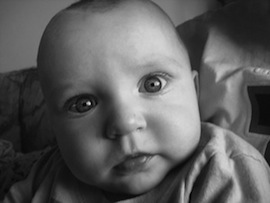
//> input picture opencv/photo.jpg, 270 x 203 px
$ ./Unsharp_Mask photo.jpg   (built with g++ and OpenCV 4)
//> lines starting //> are read from the running program, lines starting //| are printed output that depends on the picture
#include <cv.h>
#include <cvaux.h>
#include <highgui.h>

using namespace cv;

void UnsharpFilter( Mat const& input_image, Mat& output_image, double sigma, double alpha ){

   //set kernel size
   int kernel_size = 5*sigma;
   Size kernel( kernel_size, kernel_size);

   //split image into channels
   vector<Mat> channels;
   split( input_image, channels );

   //iterate over each channel
   Mat gaussian, diff;
   for( size_t i=0; i<channels.size(); i++ ){

      //compute gaussian kernel
      GaussianBlur( channels[i], gaussian, kernel, sigma);

      //subtract images
      diff = channels[i] - gaussian;

      //add images back in
      channels[i] = channels[i] + alpha * diff;
   }

   //merge channels together
   Mat merged_image;
   merge( channels, merged_image );

   //return image to uchar
   merged_image.convertTo( output_image, CV_8UC3);

}


int main( int argc, char* argv[] ){

   //some relevant variables
   double sigma    = 1;
   double alpha = 5;

   Mat image01 = imread( argv[1], 0);
//> image01 is the input picture: 203 rows x 270 cols, CV_8UC1; min 0, max 222, mean 93.2
   Mat image02 = imread( argv[1], 1);

   Mat imageout01, imageout02;
   UnsharpFilter( image01, imageout01, 1, 5 );
//> the loop in UnsharpFilter, `for( size_t i=0; i<channels.size(); i++ )` made 1 pass
//> pass 1, in UnsharpFilter, `diff = channels[i] - gaussian;`:
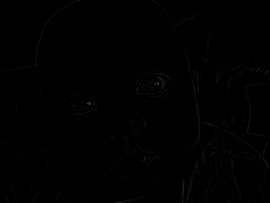
//> diff: 203 rows x 270 cols, CV_8UC1; min 0, max 69, mean 0.9
//> in UnsharpFilter, `merge( channels, merged_image );`:
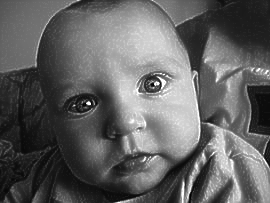
//> merged_image: 203 rows x 270 cols, CV_8UC1; min 0, max 255, mean 97.6
   UnsharpFilter( image02, imageout02, 1, 5 );
//> the loop in UnsharpFilter (call 2), `for( size_t i=0; i<channels.size(); i++ )` made 3 passes

   namedWindow("WINDOW");
   imshow("WINDOW", image01);
   waitKey(0);
   imshow("WINDOW", imageout01);
   waitKey(0);
   imshow("WINDOW", image02);
   waitKey(0);
   imshow("WINDOW", imageout02);
   waitKey(0);

   //Mat gaussian, diff;

   //int kernel_size = 5*sigma;
   //Size kernel( kernel_size, kernel_size);

   //read image in color
   //Mat image = imread( argv[1]);

   //convert to floating point
   //Mat fimage;
   //image.convertTo( fimage, CV_32FC3);

   //split into 3 channels
   //vector<Mat> fchannels;
   //split( fimage, fchannels);

   //iterate over each color channel
   /*for( size_t i=0; i<fchannels.size(); i++){

      //compute gaussian kernel
      GaussianBlur( fchannels[i], gaussian, kernel, sigma);

      //subtract images
      diff = fchannels[i] - gaussian;

      //add images back in
      fchannels[i] = fchannels[i] + alpha * diff;
   }

   //merge channels together
   merge( fchannels, fimage );

   //return image to uchar
   fimage.convertTo(image, CV_8UC3);

   //write result to file
   imwrite(argv[2], image);
   */

   return 0;
}

$ run again, on opencv/002.jpg
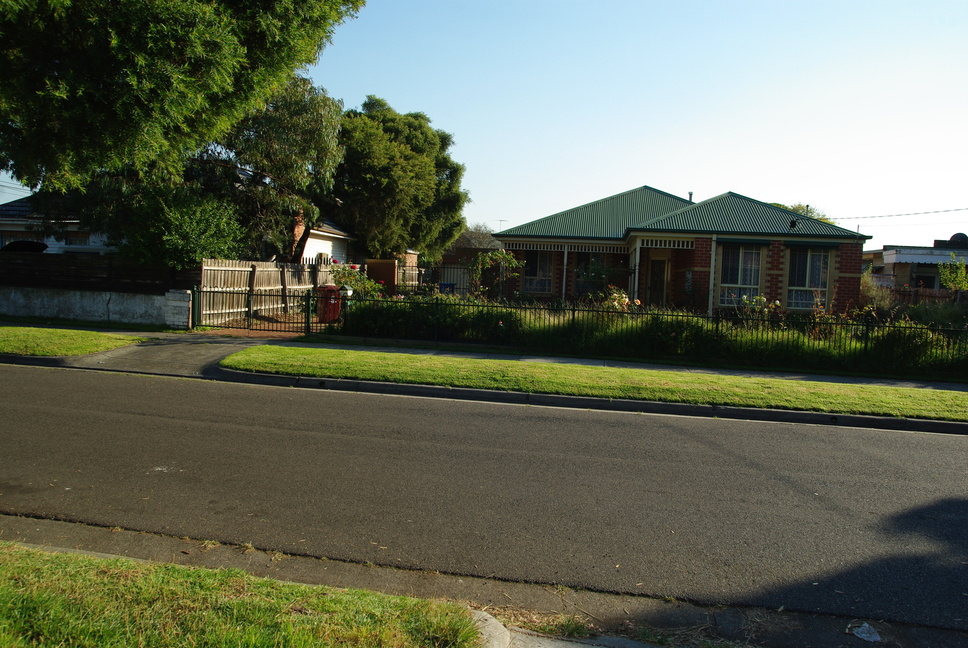
//> input picture opencv/002.jpg, 968 x 648 px
//> image02 is the input picture: 648 rows x 968 cols, CV_8UC3; mean B, G, R 86.1, 103.3, 98.2
//> the loop in UnsharpFilter, `for( size_t i=0; i<channels.size(); i++ )` made 1 pass
//> in UnsharpFilter (call 2), `split( input_image, channels );`:
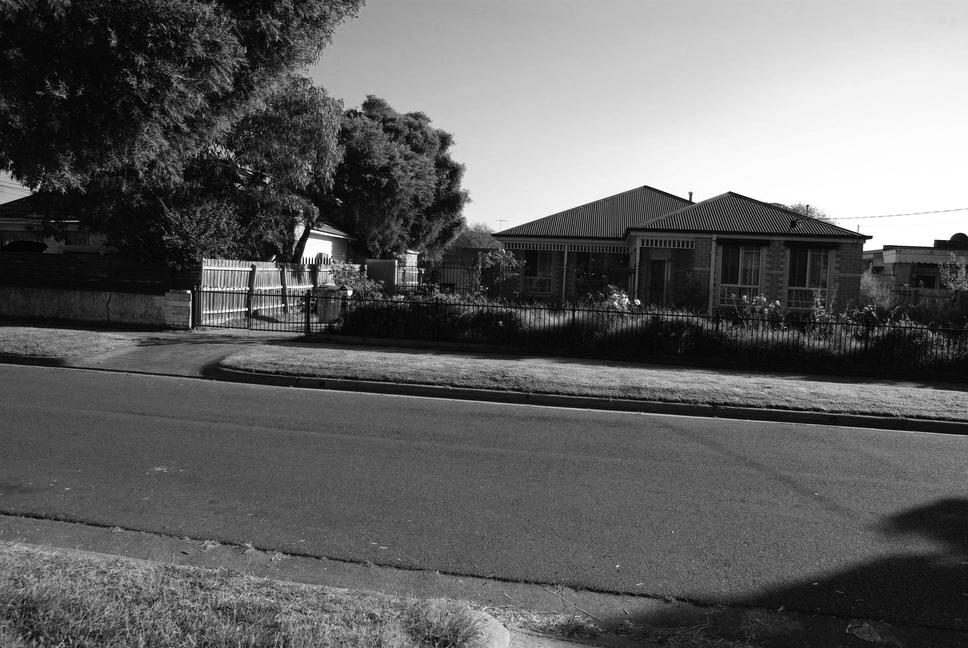
//> channels[2]: 648 rows x 968 cols, CV_8UC1; min 0, max 255, mean 98.2
//> the loop in UnsharpFilter (call 2), `for( size_t i=0; i<channels.size(); i++ )` made 3 passes
//> in UnsharpFilter (call 2), `merge( channels, merged_image );`:
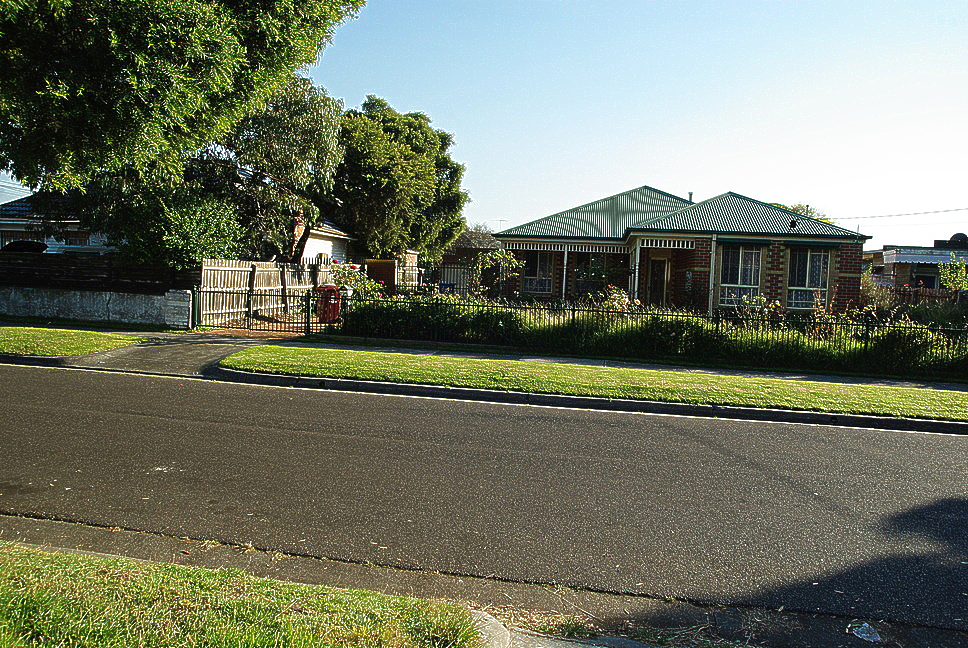
//> merged_image: 648 rows x 968 cols, CV_8UC3; mean B, G, R 99.5, 116.9, 111.8

$ run again, on opencv/003.jpg
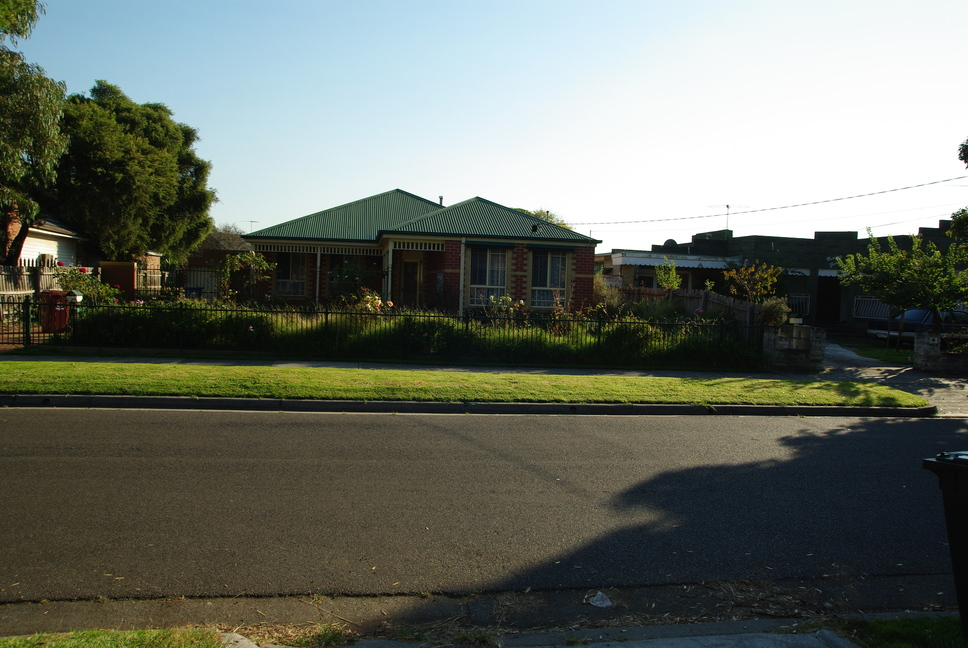
//> input picture opencv/003.jpg, 968 x 648 px
//> image02 is the input picture: 648 rows x 968 cols, CV_8UC3; mean B, G, R 100.8, 110.2, 105
//> the loop in UnsharpFilter, `for( size_t i=0; i<channels.size(); i++ )` made 1 pass
//> in UnsharpFilter (call 2), `split( input_image, channels );`:
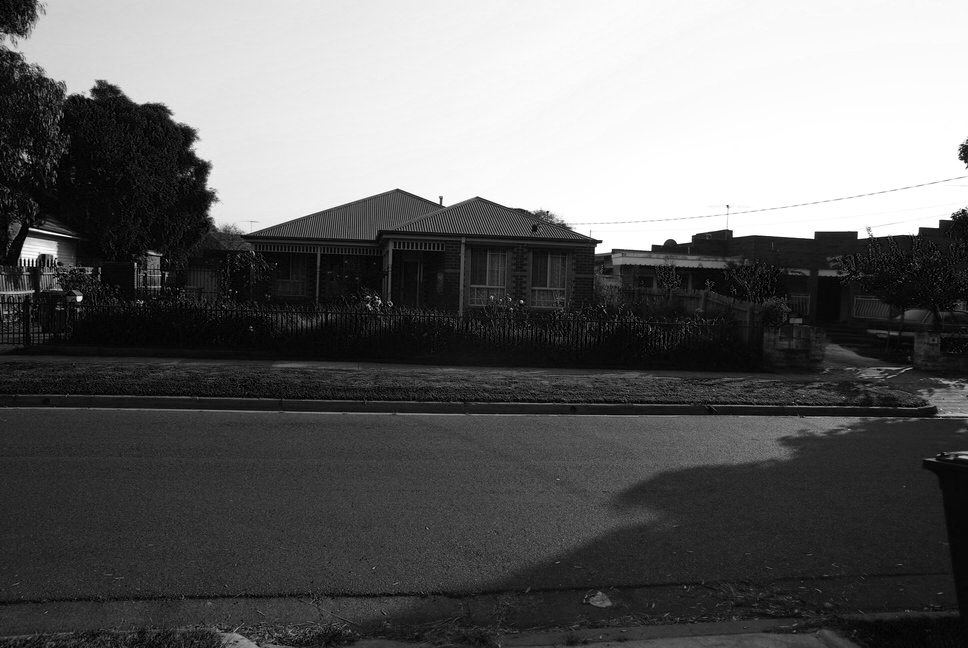
//> channels[0]: 648 rows x 968 cols, CV_8UC1; min 0, max 255, mean 100.8
//> the loop in UnsharpFilter (call 2), `for( size_t i=0; i<channels.size(); i++ )` made 3 passes
//> in UnsharpFilter (call 2), `merge( channels, merged_image );`:
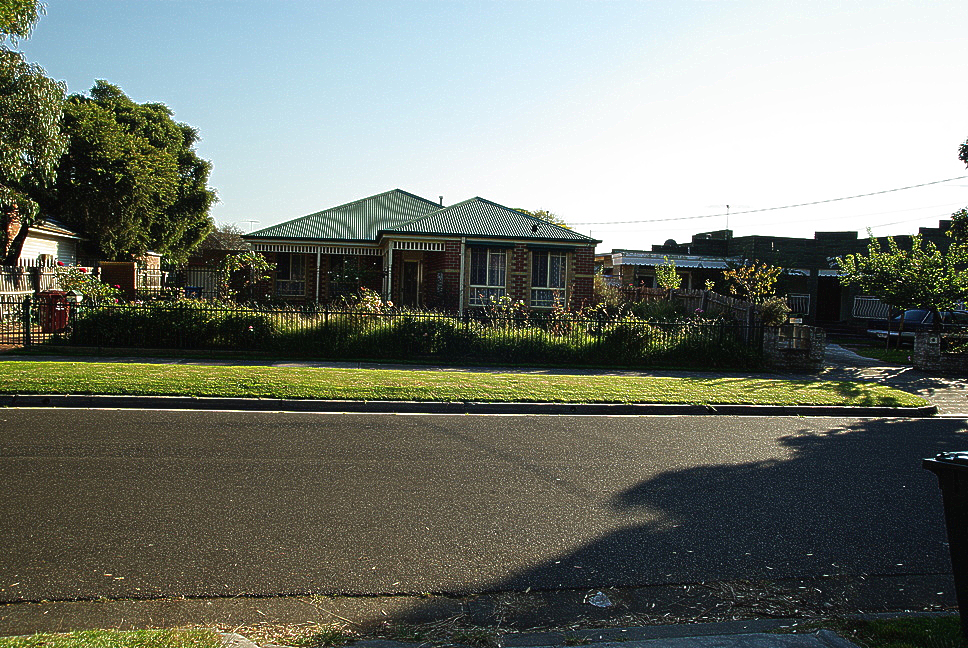
//> merged_image: 648 rows x 968 cols, CV_8UC3; mean B, G, R 110.1, 119.8, 114.7

$ run again, on opencv/004.jpg
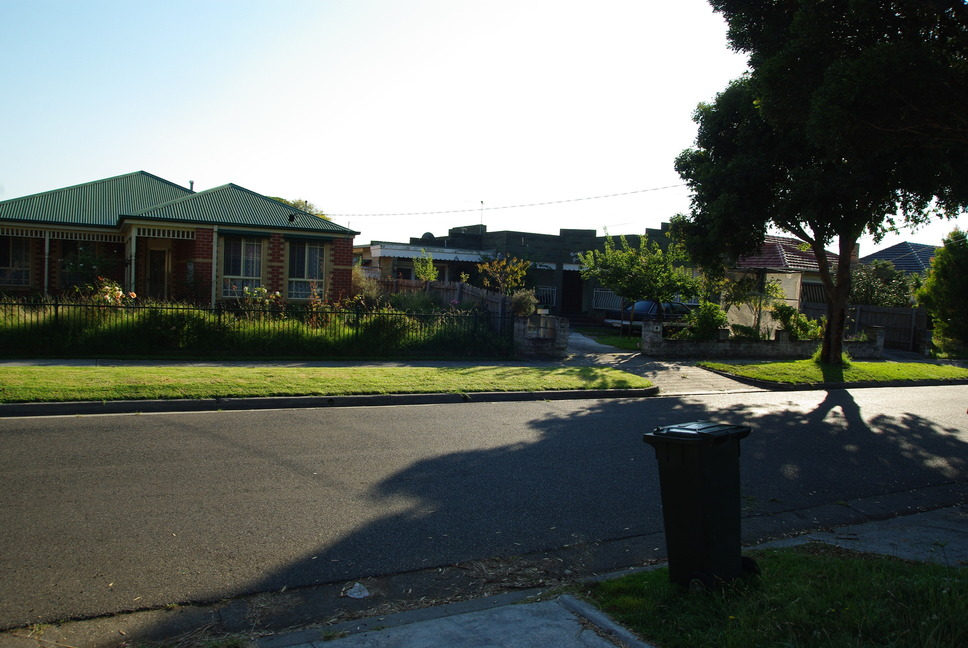
//> input picture opencv/004.jpg, 968 x 648 px
//> image02 is the input picture: 648 rows x 968 cols, CV_8UC3; mean B, G, R 97, 103, 97.2
//> the loop in UnsharpFilter, `for( size_t i=0; i<channels.size(); i++ )` made 1 pass
//> pass 1, in UnsharpFilter, `diff = channels[i] - gaussian;`:
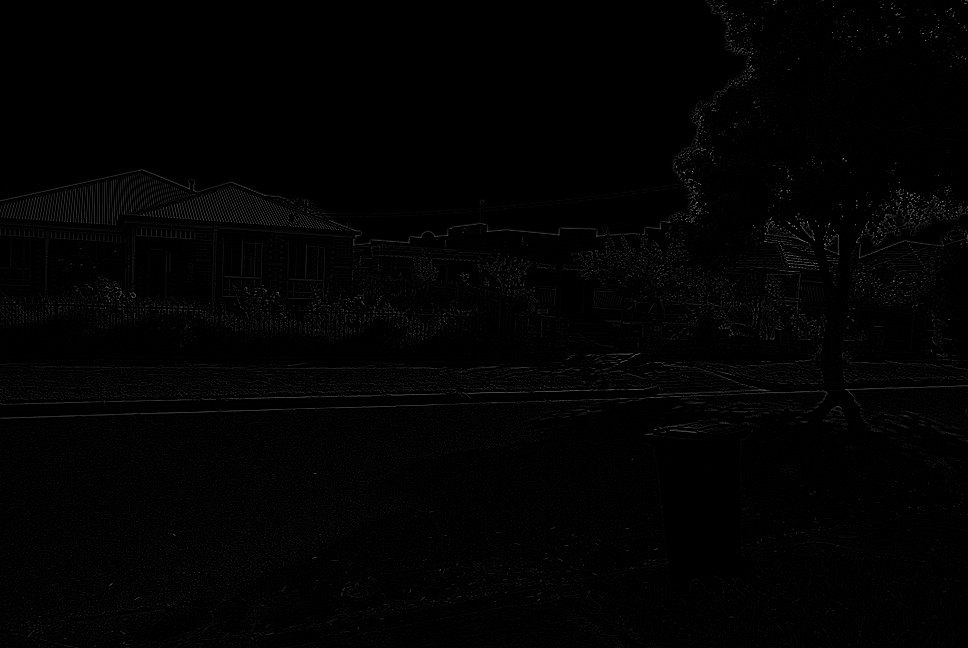
//> diff: 648 rows x 968 cols, CV_8UC1; min 0, max 150, mean 2.3
//> the loop in UnsharpFilter (call 2), `for( size_t i=0; i<channels.size(); i++ )` made 3 passes
//> in UnsharpFilter (call 2), `merge( channels, merged_image );`:
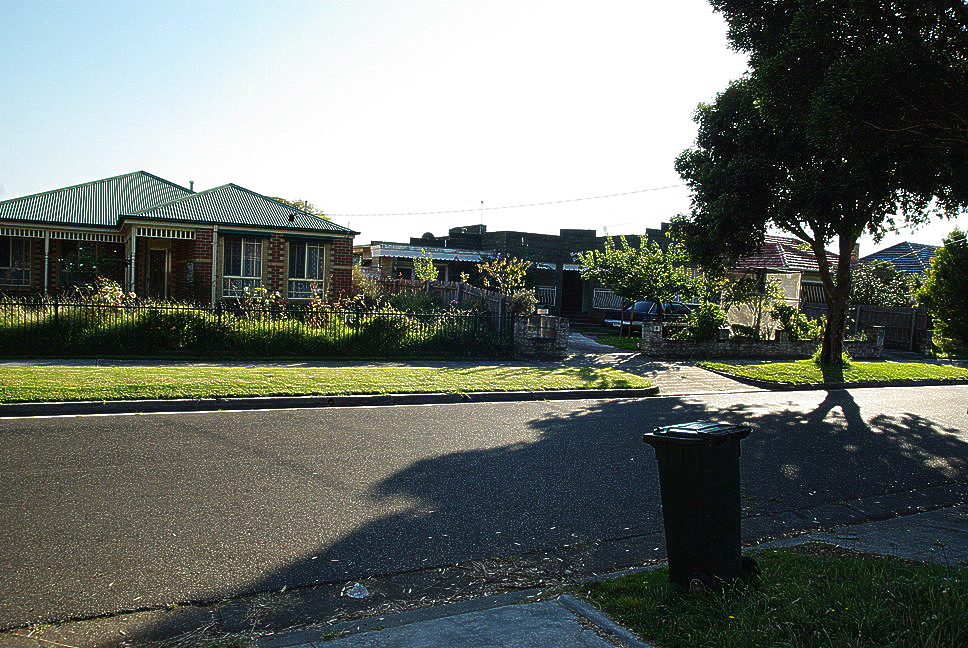
//> merged_image: 648 rows x 968 cols, CV_8UC3; mean B, G, R 106.7, 112.4, 106.8
